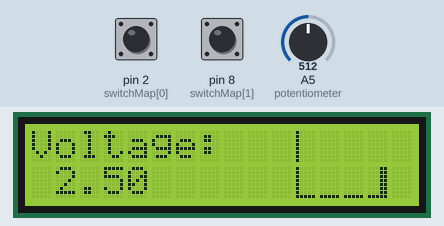
Recording of a program running on a simulated Arduino Uno, built with avr-gcc and run on an emulated ATmega328P. On the bench: 16×2 character LCD. The test bench sets the inputs (shaded band); at power-on: pin 8 (switchMap[1]) HIGH, A5 (potentiometer) = 512, pin 2 (switchMap[0]) HIGH.

Above: at 1.2 s.
1.3 s: pin 8 (switchMap[1]) pulled LOW for 0.15 s
At 2.4 s:
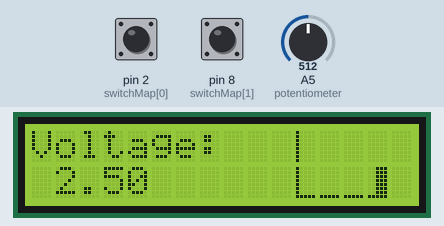
3.5 s: A5 (potentiometer) set to 716
At 4.26 s:
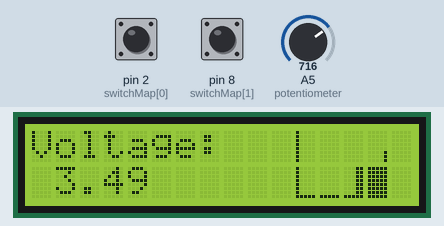
5.5 s: pin 2 (switchMap[0]) pulled LOW for 0.15 s
At 6.1 s:
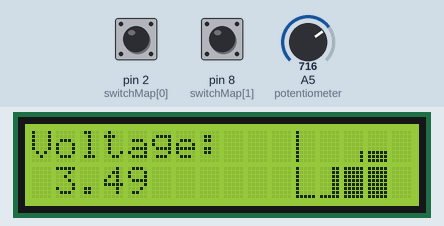
6.2 s: pin 2 (switchMap[0]) pulled LOW for 1 s
At 7.7 s:
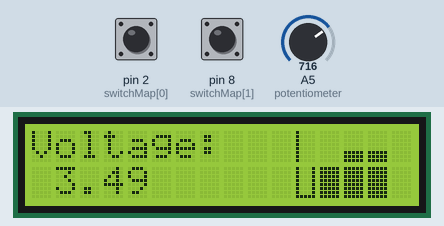
7.8 s: A5 (potentiometer) set to 900
At 8.26 s:
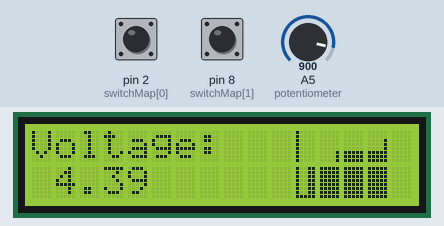
9.5 s: A5 (potentiometer) set to 1023
At 10.26 s:
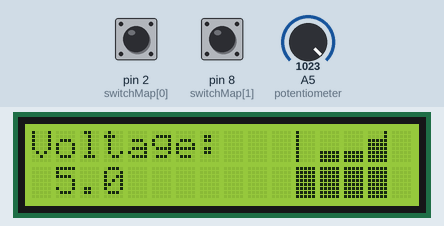
Timing chart, 0 to 12.5 s (numbered marks = the images above; inputs shaded):
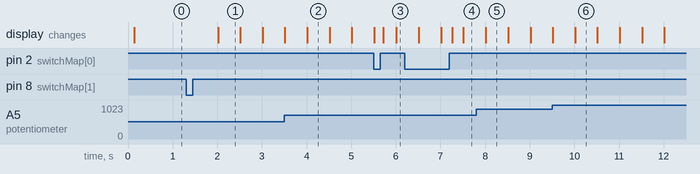

Measured:
- after the input at 1.3 s, the display: changes after 0.72 s (image 1)
- what the display in image 1 shows lasts 0.5 s, from 2.0 s to 2.5 s

The program:

main.cpp
```cpp
#include <Arduino.h>
#include <LiquidCrystal.h>
#include <TimerOne.h>
#define RS 12
#define E 11
#define D4 7
#define D5 6
#define D6 5
#define D7 4

// location of the left upper corner of the graph
// on the LCD screen
#define GRAPH_POS_X 11
#define GRAPH_POS_Y 0

#define GRAPH_MIN_VAL 0
#define GRAPH_MAX_VAL 1023

#define GRAPH_W_C_COUNT 4 // graph width char count
#define GRAPH_H_C_COUNT 2 // graph height char count
// 2 by 2 chars where each char is 5x8
#define GRAPH_C_WIDTH 5
#define GRAPH_C_HEIGHT 8
#define GRAPH_WIDTH (GRAPH_C_WIDTH * GRAPH_W_C_COUNT)
#define GRAPH_HEIGHT (GRAPH_C_HEIGHT * GRAPH_H_C_COUNT)
uint8_t graph[GRAPH_WIDTH][GRAPH_HEIGHT] = {0};
uint8_t graphChar[GRAPH_H_C_COUNT][GRAPH_W_C_COUNT] = {
  {0, 1, 2, 6},
  {3, 4, 5, 7}
};

int voltageHistory[GRAPH_WIDTH] = {0};
int voltageHistory_it = 0;

#define SWITCHES 2
int switchState[SWITCHES] = {LOW};
int switchMap[] = {2, 8};

// array of times of last debounce for each button
unsigned long debounce[SWITCHES] = {0};
// array of last states for each button, for debouncing
int intermediateStates[SWITCHES] = {0};

LiquidCrystal lcd(RS, E, D4, D5, D6, D7);

void appendVoltageHistory(int num) {
  voltageHistory[voltageHistory_it] = num;
  voltageHistory_it = (voltageHistory_it + 1) % GRAPH_WIDTH;
}

int getVoltageHistory(int index) {
  return voltageHistory[(voltageHistory_it + index) % GRAPH_WIDTH];
}

void initGraph(){
  // |
  for (int i = 0; i < GRAPH_HEIGHT; i++) {
    graph[0][i] = 1;
  }
  // _
  for (int i = 0; i < GRAPH_WIDTH; i++) {
    graph[i][GRAPH_HEIGHT - 1] = 1;
  }
}

void clearGraph(){
  for (int i = 1; i < GRAPH_WIDTH; i++) {
    for (int j = 0; j < GRAPH_HEIGHT-1; j++) {
      graph[i][j] = 0;
    }
  }
}

void updateGraph(){
  clearGraph();
  for (int i = 0; i < GRAPH_WIDTH; i++) {
    int val = getVoltageHistory(i);
    int height = map(val, GRAPH_MIN_VAL, GRAPH_MAX_VAL, 0, GRAPH_HEIGHT - 1);
    // for loop for fill under the curve
    // single line for just the curve
    // graph[i][GRAPH_HEIGHT -1 - height] = 1;
    for (int j = 0; j < GRAPH_HEIGHT; j++) {
      if (j >= GRAPH_HEIGHT -1 - height) {
        graph[i][j] = 1;
      }
    }
  }
}

void graphToChar(){
  for (int w = 0; w < GRAPH_W_C_COUNT; w++) {
    for (int h = 0; h < GRAPH_H_C_COUNT; h++) {
      int charID = graphChar[h][w];
      byte tempChar[8] = {0};
      for (int cw = 0; cw < GRAPH_C_WIDTH; cw++) {
        for (int ch = 0; ch < GRAPH_C_HEIGHT; ch++) {
          tempChar[ch] |= (graph[w * GRAPH_C_WIDTH + cw][h * GRAPH_C_HEIGHT + ch] << (GRAPH_C_WIDTH - 1 - cw));
        }
      }
      lcd.createChar(charID, tempChar);
    }
  }
}

void printGraphDebugInfo(){
  for (int i = 0; i < GRAPH_WIDTH; i++) {
    int val = getVoltageHistory(i);
    Serial.print(i);
    Serial.print(": ");
    Serial.print(val);
    Serial.print("-");
    Serial.print(map(val, GRAPH_MIN_VAL, GRAPH_MAX_VAL, 0, GRAPH_HEIGHT - 1));
    Serial.print("  ");
  }
  Serial.println();

  for (int i = 0; i < GRAPH_HEIGHT; i++) {
    for (int j = 0; j < GRAPH_WIDTH; j++) {
      Serial.print(graph[j][i]);
    }
    Serial.println();
  }
  Serial.println("------------------");
}

void printGraph(){
  updateGraph();
  graphToChar();

  for (int i = 0; i < GRAPH_W_C_COUNT; i++) {
    for (int j = 0; j < GRAPH_H_C_COUNT; j++) {
      int charID = graphChar[j][i];
      lcd.setCursor(GRAPH_POS_X + i, GRAPH_POS_Y + j);
      lcd.write(charID);
    }
  }
}

void setup() {
  initGraph();
  Serial.begin(9600);
  lcd.begin(16, 2, LCD_5x8DOTS);
  for (int i = 0; i < SWITCHES; i++) {
    pinMode(switchMap[i], INPUT_PULLUP);
  }
  // every 0.5s
  Timer1.initialize(500000UL);
}

void printTwoDecimalPlaces(float num) {
  int intPart = (int) num;
  int decimalPart = (num - (float) intPart) * 100;
  lcd.print(intPart);
  lcd.print(".");
  lcd.print(decimalPart);
  if (decimalPart < 10) {
    lcd.print(" ");
  }
}


void takeVoltage() {
  int read = analogRead(A5);
  appendVoltageHistory(read);
  float voltage = read / 1023.0 * 5.0;
  // lcd.clear();
  lcd.home();
  lcd.print("Voltage: ");
  lcd.setCursor(1, 1);
  printTwoDecimalPlaces(voltage);
  printGraph();
}

void switchMode() {
  static bool autoRead = false;
  if (autoRead) {
    Timer1.attachInterrupt(takeVoltage);
  } else {
    Timer1.detachInterrupt();
    takeVoltage();
  }
  autoRead = !autoRead;
}

void loop() {
  unsigned long ms = millis();
  for (int i = 0; i < SWITCHES; i++) {
    int val = digitalRead(switchMap[i]);
    if (val != intermediateStates[i]) {
      debounce[i] = ms;
    }
    else if ((ms - debounce[i]) > 50 && val != switchState[i]) {
      switchState[i] = val;
      if (val == HIGH) {
        if (i == 0) takeVoltage();
        else switchMode();
      }
    }
    intermediateStates[i] = val;
  }
}
```
